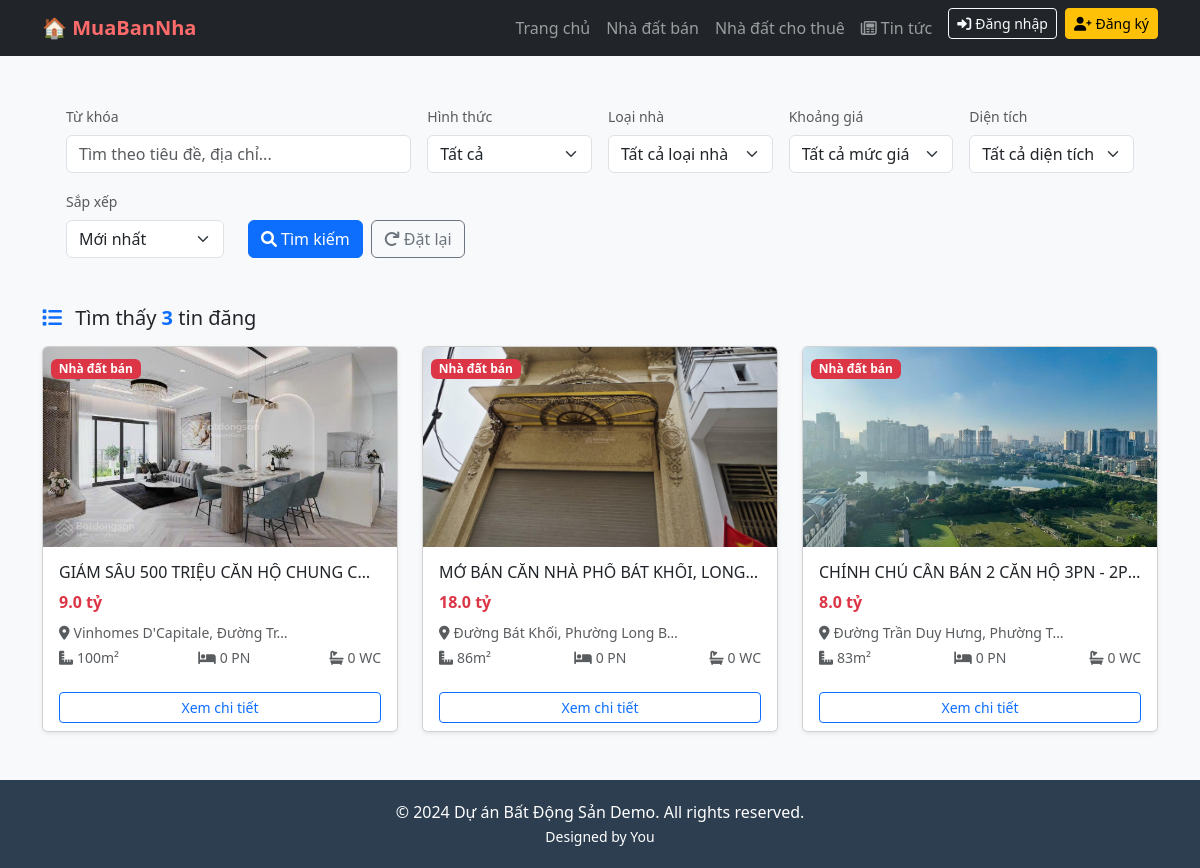
The app's page /search/ with its own data.
### listings/models.py (models this page shows, shortened)
class Listing(models.Model):
    TYPE_CHOICES = (
        ('sale', 'Nhà đất bán'),
        ('rent', 'Nhà đất cho thuê'),
    )
    STATUS_CHOICES = (
        ('pending', 'Chờ duyệt'),
        ('approved', 'Đã duyệt'),
        ('rejected', 'Từ chối'),
    )
    title = models.CharField(max_length=200, verbose_name="Tiêu đề")
    listing_type = models.CharField(max_length=10, choices=TYPE_CHOICES, default='sale', verbose_name="Hình thức")
    category = models.ForeignKey(Category, on_delete=models.CASCADE, verbose_name="Loại nhà")
    price = models.BigIntegerField(verbose_name="Giá (VNĐ)")
    address = models.CharField(max_length=300, verbose_name="Địa chỉ")
    area = models.IntegerField(verbose_name="Diện tích (m2)")
    bedrooms = models.IntegerField(default=0, verbose_name="Số phòng ngủ")
    bathrooms = models.IntegerField(default=0, verbose_name="Số phòng tắm")
    description = models.TextField(blank=True, verbose_name="Mô tả chi tiết")
    photo = models.ImageField(upload_to='photos/%Y/%m/%d/', verbose_name="Ảnh chính")
    owner = models.ForeignKey(User, on_delete=models.CASCADE, related_name='listings',
                              verbose_name="Người đăng", null=True, blank=True)
    status = models.CharField(max_length=10, choices=STATUS_CHOICES, default='approved', verbose_name="Trạng thái")
    created_at = models.DateTimeField(default=now, verbose_name="Ngày đăng")
    updated_at = models.DateTimeField(auto_now=True, verbose_name="Cập nhật lần cuối")
    class Meta:
        verbose_name = "Tin đăng"
        verbose_name_plural = "Tin đăng"
        ordering = ['-created_at']
    def get_price_display(self):
        if self.price >= 1000000000:
            return f"{self.price / 1000000000:.1f} tỷ"
        elif self.price >= 1000000:
            return f"{self.price / 1000000:.0f} triệu"
        else:
            return f"{self.price:,} VNĐ"

### listings/views.py (the view, shortened to what this page needs)
# urls.py: path('search/', views.listing_search, name='listing_search'),
def listing_search(request):
    form = ListingSearchForm(request.GET)
    listings = Listing.objects.filter(status='approved')
    if form.is_valid():
        keyword = form.cleaned_data.get('keyword')
        if keyword:
            listings = listings.filter(
                Q(title__icontains=keyword) |
                Q(address__icontains=keyword) |
                Q(description__icontains=keyword)
            )
        listing_type = form.cleaned_data.get('listing_type')
        if listing_type:
            listings = listings.filter(listing_type=listing_type)
        category = form.cleaned_data.get('category')
        if category:
            listings = listings.filter(category=category)
        price_range = form.cleaned_data.get('price_range')
        area_range = form.cleaned_data.get('area_range')
        sort_by = form.cleaned_data.get('sort_by')
        if sort_by:
            listings = listings.order_by(sort_by)
    paginator = Paginator(listings, 9)  # 9 tin mỗi trang
    page_number = request.GET.get('page')
    page_obj = paginator.get_page(page_number)
    context = {
        'form': form,
        'page_obj': page_obj,
        'total_count': listings.count(),
    }
    return render(request, 'listings/listing_search.html', context)

### listings/models.py (called while the page is built)
    def __str__(self):
        return self.name

### listings/templates/listings/listing_search.html (shortened to what this page needs)
{% extends 'base.html' %}
{% block content %}
<div class="container py-4">
    <div class="bg-light rounded p-4 mb-4">
        <form method="GET" action="{% url 'listing_search' %}">
            <div class="row g-3">
                <div class="col-md-4">
                    <label class="form-label small text-muted">Từ khóa</label>
                    {{ form.keyword }}
                </div>
                <div class="col-md-2">
                    <label class="form-label small text-muted">Hình thức</label>
                    {{ form.listing_type }}
                </div>
                <div class="col-md-2">
                    <label class="form-label small text-muted">Loại nhà</label>
                    {{ form.category }}
                </div>
                <div class="col-md-2">
                    <label class="form-label small text-muted">Khoảng giá</label>
                    {{ form.price_range }}
                </div>
                <div class="col-md-2">
                    <label class="form-label small text-muted">Diện tích</label>
                    {{ form.area_range }}
                </div>
            </div>
            <div class="row mt-3">
                <div class="col-md-2">
                    <label class="form-label small text-muted">Sắp xếp</label>
                    {{ form.sort_by }}
                </div>
                <div class="col-md-10 d-flex align-items-end">
                    <button type="submit" class="btn btn-primary me-2">
                        <i class="fas fa-search me-1"></i>Tìm kiếm
                    </button>
                    <a href="{% url 'listing_search' %}" class="btn btn-outline-secondary">
                        <i class="fas fa-redo me-1"></i>Đặt lại
                    </a>
                </div>
            </div>
        </form>
    </div>
    <div class="d-flex justify-content-between align-items-center mb-3">
        <h5 class="mb-0">
            <i class="fas fa-list text-primary me-2"></i>
            Tìm thấy <strong class="text-primary">{{ total_count }}</strong> tin đăng
        </h5>
    </div>
    <div class="row">
        {% for listing in page_obj %}
        <div class="col-md-4 mb-4">
            <div class="card h-100 shadow-sm">
                {% if listing.photo %}
                <img src="{{ listing.photo.url }}" class="card-img-top" alt="{{ listing.title }}"
                     style="height: 200px; object-fit: cover;">
                {% else %}
                <img src="https://via.placeholder.com/400x200?text=No+Image" class="card-img-top"
                     style="height: 200px; object-fit: cover;">
                {% endif %}
                <div class="position-absolute top-0 start-0 m-2">
                    <span class="badge bg-{% if listing.listing_type == 'sale' %}danger{% else %}info{% endif %}">
                        {{ listing.get_listing_type_display }}
                    </span>
                </div>
                <div class="card-body">
                    <h6 class="card-title text-truncate">
                        <a href="{% url 'listing_detail' listing.id %}" class="text-decoration-none text-dark">
                            {{ listing.title }}
                        </a>
                    </h6>
                    <p class="card-text text-danger fw-bold mb-2">{{ listing.get_price_display }}</p>
                    <div class="small text-muted">
                        <p class="mb-1">
                            <i class="fas fa-map-marker-alt me-1"></i>{{ listing.address|truncatechars:30 }}
                        </p>
                        <div class="d-flex justify-content-between">
                            <span><i class="fas fa-ruler-combined me-1"></i>{{ listing.area }}m²</span>
                            <span><i class="fas fa-bed me-1"></i>{{ listing.bedrooms }} PN</span>
                            <span><i class="fas fa-bath me-1"></i>{{ listing.bathrooms }} WC</span>
                        </div>
                    </div>
                </div>
                <div class="card-footer bg-white border-top-0">
                    <a href="{% url 'listing_detail' listing.id %}" class="btn btn-outline-primary btn-sm w-100">
                        Xem chi tiết
                    </a>
                </div>
            </div>
        </div>
        {% endfor %}
    </div>
</div>
{% endblock %}

### templates/base.html (style rules this page uses)
html, body { height: 100%; }
body { background-color: #f8f9fa; display: flex; flex-direction: column; min-height: 100vh; }

### records on screen
Listing: photo (picture), listing_type "Nhà đất bán", title "GIẢM SÂU 500 TRIỆU CĂN HỘ CHUNG C…", price "9.0 tỷ", address "Vinhomes D'Capitale, Đường Tr…", area "100", bedrooms "0", bathrooms "0"
Listing: photo (picture), listing_type "Nhà đất bán", title "MỞ BÁN CĂN NHÀ PHỐ BÁT KHỐI, LONG…", price "18.0 tỷ", address "Đường Bát Khối, Phường Long B…", area "86", bedrooms "0", bathrooms "0"
Listing: photo (picture), listing_type "Nhà đất bán", title "CHÍNH CHỦ CẦN BÁN 2 CĂN HỘ 3PN - 2P…", price "8.0 tỷ", address "Đường Trần Duy Hưng, Phường T…", area "83", bedrooms "0", bathrooms "0"

### other values on screen
{{ total_count }} "3"
